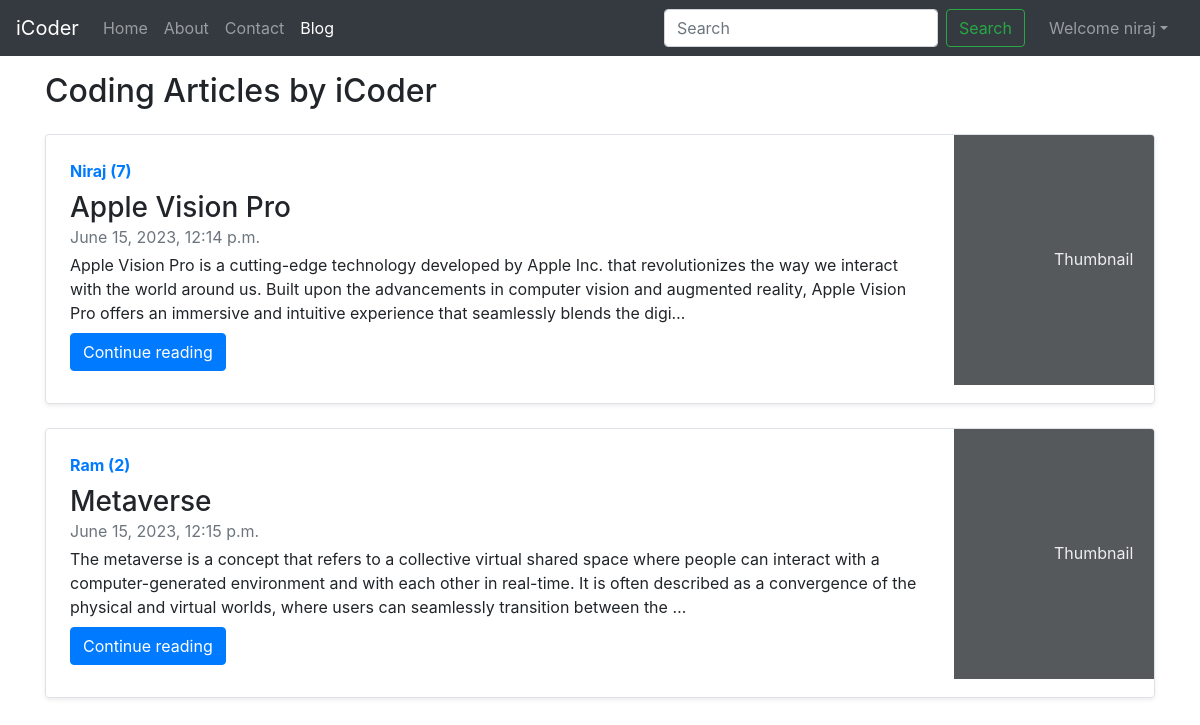
Page /blog/ (signed in) on the committed database.
### blog/models.py (models this page shows, shortened)
class Post(models.Model):
    sno = models.AutoField(primary_key=True)
    title = models.CharField(max_length=255)
    content = models.TextField(default='')
    author = models.CharField(max_length=255)
    slug = models.CharField(max_length=130)
    views= models.IntegerField(default=0)
    timeStamp = models.DateTimeField(blank=True)

### blog/views.py (the view)
# urls.py: path('', views.blogHome, name='blogHome'),
def blogHome(request):
    allPost= Post.objects.all()
    context={'allPost': allPost}
    return render(request, "blog/bloghome.html", context)

### templates/blog/bloghome.html (shortened to what this page needs)
{% extends 'base.html' %}
{% block blogactive %} active {% endblock blogactive %}
{% block body %}
<div class="container my-3">
    <h2>Coding Articles by iCoder</h2>
    {% for post in allPost %}
    <div class="row no-gutters border rounded overflow-hidden flex-md-row mb-4 shadow-sm h-md-250 my-4 position-relative">
        <div class="col p-4 d-flex flex-column position-static">
            <strong class="d-inline-block mb-2 text-primary">{{post.author}} ({{post.views}})</strong>
            <h3 class="mb-0">{{post.title}}</h3>
            <div class="mb-1 text-muted">{{post.timeStamp}}</div>
            <p class="card-text mb-auto">{{post.content| truncatechars:300 }}</p>
            <div class="my-2">
                <a href="/blog/{{post.slug}}" role="button" class="btn btn-primary">Continue reading</a>
            </div>
        </div>
        <div class="col-auto d-none d-lg-block">
            <svg class="bd-placeholder-img" width="200" height="250" xmlns="http://www.w3.org/2000/svg"
                preserveAspectRatio="xMidYMid slice" focusable="false" role="img" aria-label="Placeholder: Thumbnail">
                <rect width="100%" height="100%" fill="#55595c"></rect><text x="50%" y="50%" fill="#eceeef"
                    dy=".3em">Thumbnail</text>
            </svg>
        </div>
    </div>
    {% endfor %}
</div>
    {% endblock %}

### templates/base.html (shortened to what this page needs)
<!doctype html>
<html lang="en">
<head>
  <link rel="stylesheet" href="https://stackpath.bootstrapcdn.com/bootstrap/4.5.2/css/bootstrap.min.css"
>
</head>
<body>
  <nav class="navbar navbar-expand-lg navbar-dark bg-dark">
    <a class="navbar-brand" href="/">iCoder</a>
    <div class="collapse navbar-collapse" id="navbarSupportedContent">
      <ul class="navbar-nav mr-auto">
        <li class="nav-item {% block homeactive %}  {% endblock homeactive %}">
          <a class="nav-link" href="/">Home <span class="sr-only">(current)</span></a>
        </li>
        <li class="nav-item {% block aboutactive %}  {% endblock aboutactive %}">
          <a class="nav-link" href="/about">About</a>
        </li>
        <li class="nav-item {% block contactactive %}  {% endblock contactactive %} ">
          <a class="nav-link" href="/contact">Contact</a>
        </li>
        <li class="nav-item {% block blogactive %}  {% endblock blogactive %} ">
          <a class="nav-link" href="/blog">Blog</a>
        </li>
      </ul>
      <form method="get" action="/search" class="form-inline my-2 my-lg-0 mx-3">
        <input class="form-control mr-sm-2" type="search" placeholder="Search" aria-label="Search" name="query"
          id="query">
        <button class="btn btn-outline-success my-2 my-sm-0 " type="submit">Search</button>
      </form>
      {% if user.is_authenticated %}
        <ul class="navbar-nav mr-2">
          <li class="nav-item dropdown">
            <a class="nav-link dropdown-toggle m-auto" href='#' id="navbarDropdown" role="button"
              data-toggle="dropdown"> Welcome
              {{request.user}}</a>
          </li>
        </ul>
    </div>
    {% endif %}
  </nav>
  {% block body %} {% endblock body %}
</body>
</html>

### rows in the picture
Post: author "Niraj", views "7", title "Apple Vision Pro", timeStamp "June 15, 2023, 12:14 p.m.", content "Apple Vision Pro is a cutting-edge technology developed by Apple Inc. that revolutionizes the way we interact with the world around us. Built upon the advancements in computer vision and augmented reality, Apple Vision Pro offers an immersive and intuitive experience that seamlessly blends the digi…"
Post: author "Ram", views "2", title "Metaverse", timeStamp "June 15, 2023, 12:15 p.m.", content "The metaverse is a concept that refers to a collective virtual shared space where people can interact with a computer-generated environment and with each other in real-time. It is often described as a convergence of the physical and virtual worlds, where users can seamlessly transition between the …"

### other values in the picture
{{ request.user }} "niraj"
